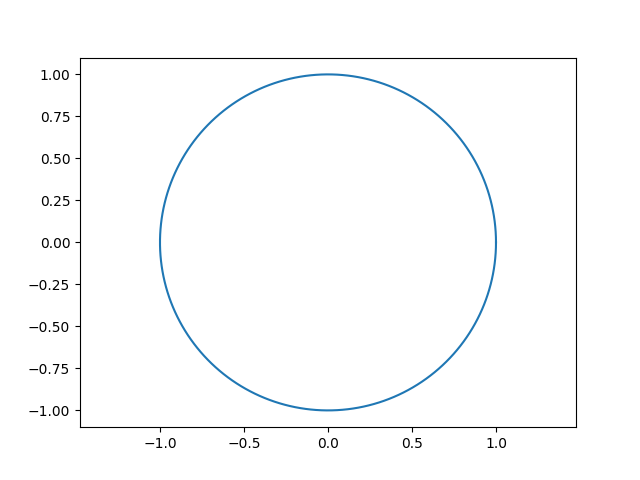

Write Python code to recreate this figure.
#The equation x**2 + y**2 = 1 describes a circle with radius 1 around the origin
#Due to the trigonometric identity cos(phi)**2 + sin(phi)**2 == 1 this reduces to

#r**2 == 1
#and since r should be real,

#r == 1
#(for any phi).

import numpy as np
import matplotlib.pyplot as plt

phi = np.linspace(0, 2*np.pi, 200)
r = 1
x = r*np.cos(phi)
y = r*np.sin(phi)
plt.plot(x,y)
plt.axis("equal")
plt.show()
